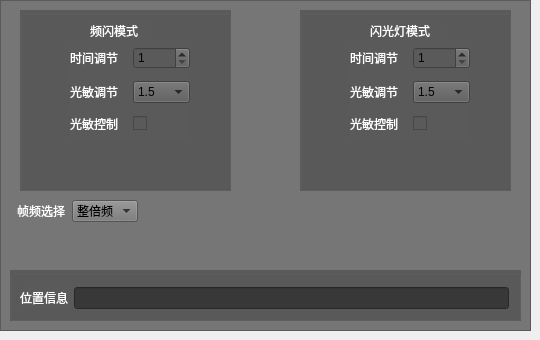
    <widget class="QWidget" name="tab_6">
     <attribute name="title">
      <string>新设备</string>
     </attribute>
     <widget class="QFrame" name="frame_2">
      <property name="geometry">
       <rect>
        <x>0</x>
        <y>0</y>
        <width>531</width>
        <height>331</height>
       </rect>
      </property>
      <property name="styleSheet">
       <string notr="true">background-color: rgb(118, 118, 118);</string>
      </property>
      <property name="frameShape">
       <enum>QFrame::StyledPanel</enum>
      </property>
      <property name="frameShadow">
       <enum>QFrame::Raised</enum>
      </property>
      <widget class="QGroupBox" name="groupBox_4">
       <property name="geometry">
        <rect>
         <x>20</x>
         <y>10</y>
         <width>211</width>
         <height>181</height>
        </rect>
       </property>
       <property name="styleSheet">
        <string notr="true">background-color: rgb(90, 90, 90);</string>
       </property>
       <property name="title">
        <string/>
       </property>
       <widget class="QLabel" name="lblFreq_2">
        <property name="geometry">
         <rect>
          <x>70</x>
          <y>10</y>
          <width>61</width>
          <height>21</height>
         </rect>
        </property>
        <property name="styleSheet">
         <string notr="true">color: rgb(255, 255, 255);</string>
        </property>
        <property name="text">
         <string>频闪模式</string>
        </property>
       </widget>
       <widget class="QWidget" name="layoutWidget">
        <property name="geometry">
         <rect>
          <x>50</x>
          <y>31</y>
          <width>120</width>
          <height>101</height>
         </rect>
        </property>
        <layout class="QVBoxLayout" name="verticalLayout_5">
         <item>
          <layout class="QHBoxLayout" name="horizontalLayout_8">
           <item>
            <widget class="QLabel" name="label_13">
             <property name="styleSheet">
              <string notr="true">color: rgb(255, 255, 255);</string>
             </property>
             <property name="text">
              <string>时间调节</string>
             </property>
            </widget>
           </item>
           <item>
            <widget class="QSpinBox" name="spFreqTimeNew">
             <property name="minimum">
              <number>1</number>
             </property>
             <property name="maximum">
              <number>100</number>
             </property>
            </widget>
           </item>
          </layout>
         </item>
         <item>
          <layout class="QHBoxLayout" name="horizontalLayout_10">
           <item>
            <widget class="QLabel" name="label_19">
             <property name="styleSheet">
              <string notr="true">color: rgb(255, 255, 255);</string>
             </property>
             <property name="text">
              <string>光敏调节</string>
             </property>
            </widget>
           </item>
           <item>
            <widget class="QComboBox" name="cbLightSensitiveFreq">
             <item>
              <property name="text">
               <string>1.5</string>
              </property>
             </item>
             <item>
              <property name="text">
               <string>1.6</string>
              </property>
             </item>
             <item>
              <property name="text">
               <string>1.8</string>
              </property>
             </item>
             <item>
              <property name="text">
               <string>2.0</string>
              </property>
             </item>
             <item>
              <property name="text">
               <string>2.2</string>
              </property>
             </item>
             <item>
              <property name="text">
               <string>2.4</string>
              </property>
             </item>
             <item>
              <property name="text">
               <string>2.6</string>
              </property>
             </item>
             <item>
              <property name="text">
               <string>2.8</string>
              </property>
             </item>
             <item>
              <property name="text">
               <string>3.0</string>
              </property>
             </item>
            </widget>
           </item>
          </layout>
         </item>
         <item>
          <layout class="QHBoxLayout" name="horizontalLayout_11">
           <item>
            <widget class="QLabel" name="label_21">
             <property name="styleSheet">
              <string notr="true">color: rgb(255, 255, 255);</string>
             </property>
             <property name="text">
              <string>光敏控制</string>
             </property>
            </widget>
           </item>
           <item>
            <widget class="QCheckBox" name="chkLightSensitiveFreq">
             <property name="text">
              <string/>
             </property>
            </widget>
           </item>
          </layout>
         </item>
        </layout>
       </widget>
       <widget class="QWidget" name="">
        <property name="geometry">
         <rect>
          <x>-170</x>
          <y>110</y>
          <width>118</width>
          <height>25</height>
         </rect>
        </property>
        <layout class="QHBoxLayout" name="horizontalLayout_13">
         <item>
          <widget class="QLabel" name="label_22">
           <property name="styleSheet">
            <string notr="true">color: rgb(255, 255, 255);</string>
           </property>
           <property name="text">
            <string>下降沿触发倍频</string>
           </property>
          </widget>
         </item>
         <item>
          <widget class="QRadioButton" name="rbSync09">
           <property name="text">
            <string/>
           </property>
          </widget>
         </item>
        </layout>
       </widget>
      </widget>
      <widget class="QGroupBox" name="groupBox_5">
       <property name="geometry">
        <rect>
         <x>300</x>
         <y>10</y>
         <width>211</width>
         <height>181</height>
        </rect>
       </property>
       <property name="styleSheet">
        <string notr="true">background-color: rgb(90, 90, 90);</string>
       </property>
       <property name="title">
        <string/>
       </property>
       <widget class="QLabel" name="lblFlash_2">
        <property name="geometry">
         <rect>
          <x>70</x>
          <y>10</y>
          <width>71</width>
          <height>21</height>
         </rect>
        </property>
        <property name="styleSheet">
         <string notr="true">color: rgb(255, 255, 255);</string>
        </property>
        <property name="text">
         <string>闪光灯模式</string>
        </property>
       </widget>
       <widget class="QWidget" name="layoutWidget">
        <property name="geometry">
         <rect>
          <x>50</x>
          <y>31</y>
          <width>120</width>
          <height>101</height>
         </rect>
        </property>
        <layout class="QVBoxLayout" name="verticalLayout_6">
         <item>
          <layout class="QHBoxLayout" name="horizontalLayout_20">
           <item>
            <widget class="QLabel" name="label_15">
             <property name="styleSheet">
              <string notr="true">color: rgb(255, 255, 255);</string>
             </property>
             <property name="text">
              <string>时间调节</string>
             </property>
            </widget>
           </item>
           <item>
            <widget class="QSpinBox" name="spFlashTimeNew">
             <property name="minimum">
              <number>1</number>
             </property>
             <property name="maximum">
              <number>100</number>
             </property>
            </widget>
           </item>
          </layout>
         </item>
         <item>
          <layout class="QHBoxLayout" name="horizontalLayout_22">
           <item>
            <widget class="QLabel" name="label_20">
             <property name="styleSheet">
              <string notr="true">color: rgb(255, 255, 255);</string>
             </property>
             <property name="text">
              <string>光敏调节</string>
             </property>
            </widget>
           </item>
           <item>
            <widget class="QComboBox" name="cbLightSensitiveFlash">
             <item>
              <property name="text">
               <string>1.5</string>
              </property>
             </item>
             <item>
              <property name="text">
               <string>1.6</string>
              </property>
             </item>
             <item>
              <property name="text">
               <string>1.8</string>
              </property>
             </item>
             <item>
              <property name="text">
               <string>2.0</string>
              </property>
             </item>
             <item>
              <property name="text">
               <string>2.2</string>
              </property>
             </item>
             <item>
              <property name="text">
               <string>2.4</string>
              </property>
             </item>
             <item>
              <property name="text">
               <string>2.6</string>
              </property>
             </item>
             <item>
              <property name="text">
               <string>2.8</string>
              </property>
             </item>
             <item>
              <property name="text">
               <string>3.0</string>
              </property>
             </item>
            </widget>
           </item>
          </layout>
         </item>
         <item>
          <layout class="QHBoxLayout" name="horizontalLayout_16">
           <item>
            <widget class="QLabel" name="label_27">
             <property name="styleSheet">
              <string notr="true">color: rgb(255, 255, 255);</string>
             </property>
             <property name="text">
              <string>光敏控制</string>
             </property>
            </widget>
           </item>
           <item>
            <widget class="QCheckBox" name="chkLightSensitiveFlash">
             <property name="text">
              <string/>
             </property>
            </widget>
           </item>
          </layout>
         </item>
        </layout>
       </widget>
       <zorder>layoutWidget</zorder>
       <zorder>lblFlash_2</zorder>
      </widget>
      <widget class="QGroupBox" name="groupBox_6">
       <property name="geometry">
        <rect>
         <x>10</x>
         <y>270</y>
         <width>511</width>
         <height>51</height>
        </rect>
       </property>
       <property name="styleSheet">
        <string notr="true">background-color: rgb(90, 90, 90);</string>
       </property>
       <property name="title">
        <string/>
       </property>
       <widget class="QWidget" name="layoutWidget">
        <property name="geometry">
         <rect>
          <x>10</x>
          <y>17</y>
          <width>489</width>
          <height>22</height>
         </rect>
        </property>
        <layout class="QHBoxLayout" name="horizontalLayout_14">
         <item>
          <widget class="QLabel" name="label_18">
           <property name="styleSheet">
            <string notr="true">color: rgb(255, 255, 255);</string>
           </property>
           <property name="text">
            <string>位置信息</string>
           </property>
          </widget>
         </item>
         <item>
          <widget class="QLineEdit" name="edtLocationNew">
           <property name="styleSheet">
            <string notr="true">background-color: rgb(56, 56, 56);
color: rgb(255, 255, 255);</string>
           </property>
           <property name="text">
            <string/>
           </property>
          </widget>
         </item>
        </layout>
       </widget>
      </widget>
      <widget class="QWidget" name="layoutWidget">
       <property name="geometry">
        <rect>
         <x>17</x>
         <y>200</y>
         <width>121</width>
         <height>22</height>
        </rect>
       </property>
       <layout class="QHBoxLayout" name="horizontalLayout_26">
        <item>
         <widget class="QLabel" name="label_31">
          <property name="styleSheet">
           <string notr="true">color: rgb(255, 255, 255);</string>
          </property>
          <property name="text">
           <string>帧频选择</string>
          </property>
         </widget>
        </item>
        <item>
         <widget class="QComboBox" name="cbLightFrameFreq">
          <item>
           <property name="text">
            <string>整倍频</string>
           </property>
          </item>
          <item>
           <property name="text">
            <string>半倍频</string>
           </property>
          </item>
          <item>
           <property name="text">
            <string>14.5帧</string>
           </property>
          </item>
         </widget>
        </item>
       </layout>
      </widget>
      <widget class="QWidget" name="">
       <property name="geometry">
        <rect>
         <x>-160</x>
         <y>240</y>
         <width>118</width>
         <height>22</height>
        </rect>
       </property>
       <layout class="QHBoxLayout" name="horizontalLayout_9">
        <item>
         <widget class="QLabel" name="label_14">
          <property name="styleSheet">
           <string notr="true">color: rgb(255, 255, 255);</string>
          </property>
          <property name="text">
           <string>亮度调节</string>
          </property>
         </widget>
        </item>
        <item>
         <widget class="QSpinBox" name="spFreqLightNew">
          <property name="minimum">
           <number>1</number>
          </property>
          <property name="maximum">
           <number>100</number>
          </property>
         </widget>
        </item>
       </layout>
      </widget>
      <widget class="QWidget" name="">
       <property name="geometry">
        <rect>
         <x>550</x>
         <y>240</y>
         <width>118</width>
         <height>22</height>
        </rect>
       </property>
       <layout class="QHBoxLayout" name="horizontalLayout_21">
        <item>
         <widget class="QLabel" name="label_16">
          <property name="styleSheet">
           <string notr="true">color: rgb(255, 255, 255);</string>
          </property>
          <property name="text">
           <string>亮度调节</string>
          </property>
         </widget>
        </item>
        <item>
         <widget class="QSpinBox" name="spFlashLightNew">
          <property name="minimum">
           <number>1</number>
          </property>
          <property name="maximum">
           <number>100</number>
          </property>
         </widget>
        </item>
       </layout>
      </widget>
      <widget class="QWidget" name="">
       <property name="geometry">
        <rect>
         <x>-210</x>
         <y>160</y>
         <width>118</width>
         <height>32</height>
        </rect>
       </property>
       <layout class="QHBoxLayout" name="horizontalLayout_15">
        <item>
         <widget class="QLabel" name="label_23">
          <property name="styleSheet">
           <string notr="true">color: rgb(255, 255, 255);</string>
          </property>
          <property name="text">
           <string>上升沿跟随触发</string>
          </property>
         </widget>
        </item>
        <item>
         <widget class="QRadioButton" name="rbSync10">
          <property name="text">
           <string/>
          </property>
         </widget>
        </item>
       </layout>
      </widget>
      <widget class="QWidget" name="">
       <property name="geometry">
        <rect>
         <x>610</x>
         <y>120</y>
         <width>118</width>
         <height>20</height>
        </rect>
       </property>
       <layout class="QHBoxLayout" name="horizontalLayout_17">
        <item>
         <widget class="QLabel" name="label_26">
          <property name="styleSheet">
           <string notr="true">color: rgb(255, 255, 255);</string>
          </property>
          <property name="text">
           <string>上升沿触发倍频</string>
          </property>
         </widget>
        </item>
        <item>
         <widget class="QRadioButton" name="rbSync04">
          <property name="text">
           <string/>
          </property>
         </widget>
        </item>
       </layout>
      </widget>
      <widget class="QWidget" name="">
       <property name="geometry">
        <rect>
         <x>630</x>
         <y>130</y>
         <width>118</width>
         <height>25</height>
        </rect>
       </property>
       <layout class="QHBoxLayout" name="horizontalLayout_18">
        <item>
         <widget class="QLabel" name="label_25">
          <property name="styleSheet">
           <string notr="true">color: rgb(255, 255, 255);</string>
          </property>
          <property name="text">
           <string>下降沿触发倍频</string>
          </property>
         </widget>
        </item>
        <item>
         <widget class="QRadioButton" name="rbSync05">
          <property name="text">
           <string/>
          </property>
         </widget>
        </item>
       </layout>
      </widget>
      <widget class="QWidget" name="">
       <property name="geometry">
        <rect>
         <x>610</x>
         <y>150</y>
         <width>118</width>
         <height>32</height>
        </rect>
       </property>
       <layout class="QHBoxLayout" name="horizontalLayout_19">
        <item>
         <widget class="QLabel" name="label_24">
          <property name="styleSheet">
           <string notr="true">color: rgb(255, 255, 255);</string>
          </property>
          <property name="text">
           <string>上升沿跟随触发</string>
          </property>
         </widget>
        </item>
        <item>
         <widget class="QRadioButton" name="rbSync06">
          <property name="text">
           <string/>
          </property>
         </widget>
        </item>
       </layout>
      </widget>
      <widget class="QWidget" name="">
       <property name="geometry">
        <rect>
         <x>590</x>
         <y>170</y>
         <width>118</width>
         <height>41</height>
        </rect>
       </property>
       <layout class="QHBoxLayout" name="horizontalLayout_24">
        <item>
         <widget class="QLabel" name="label_29">
          <property name="styleSheet">
           <string notr="true">color: rgb(255, 255, 255);</string>
          </property>
          <property name="text">
           <string>下降沿跟随触发</string>
          </property>
         </widget>
        </item>
        <item>
         <widget class="QRadioButton" name="rbSync07">
          <property name="text">
           <string/>
          </property>
         </widget>
        </item>
       </layout>
      </widget>
      <zorder>groupBox_4</zorder>
      <zorder>groupBox_5</zorder>
      <zorder>groupBox_6</zorder>
      <zorder>layoutWidget</zorder>
      <zorder></zorder>
      <zorder></zorder>
      <zorder></zorder>
      <zorder></zorder>
      <zorder></zorder>
      <zorder></zorder>
      <zorder></zorder>
      <zorder></zorder>
     </widget>
    </widget>
